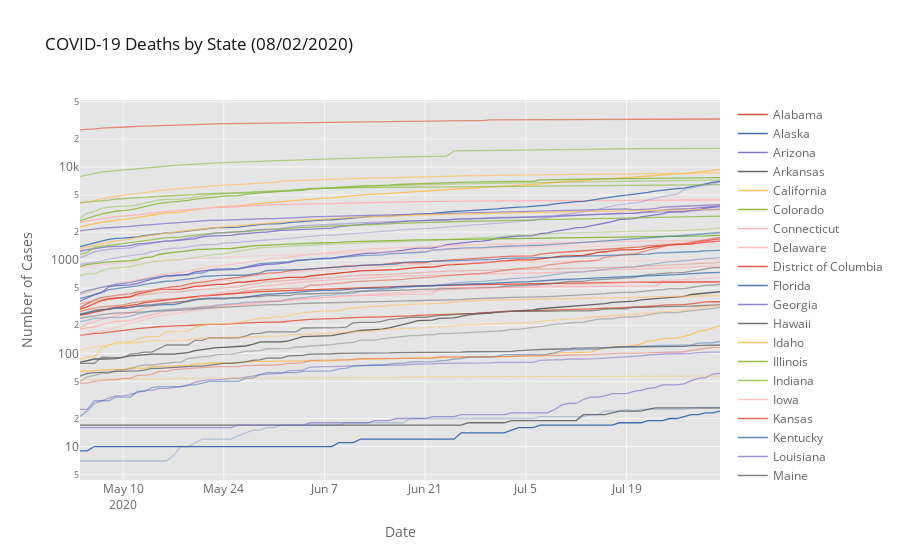

Notebook source saved alongside this figure:
### Code cell
# plot total deaths by state
states_deaths = grouped_states.reset_index().pivot(index='Date', columns='State', values='Deaths').iplot(
    kind='lines', yaxis_type='log', theme='ggplot', connectgaps=True, asFigure=True,
    title='COVID-19 Deaths by State ({})'.format(today), yaxis_title='Number of Cases', xaxis_title='Date')

states_deaths
